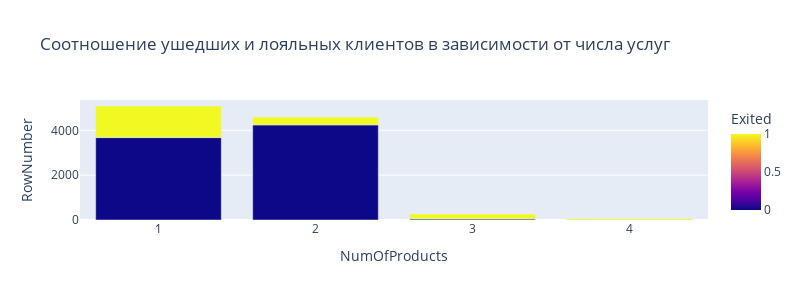

This figure's notebook cell:
### Markdown cell above
Чаще уходят женщины

### Code cell
churn_group = churn_data.groupby(['NumOfProducts', 'Exited'], as_index=False).count()
fig = px.bar(
    data_frame=churn_group,
    x='NumOfProducts',
    y='RowNumber',
    color='Exited',
    barmode='group',
    height=300,
    width=800,
    title='Соотношение ушедших и лояльных клиентов в зависимости от числа услуг'
)
fig.show()

### Figure 1 — Plotly figure (JSON) as saved in the notebook; plotly's stock layout.template omitted (floating-point values rounded to 4 significant figures)
{"data": [{"alignmentgroup": "True", "hovertemplate": "NumOfProducts=%{x}<br>RowNumber=%{y}<br>Exited=%{marker.color}<extra></extra>", "legendgroup": "", "marker": {"color": [0, 1, 0, 1, 0, 1, 1], "coloraxis": "coloraxis", "pattern": {"shape": ""}}, "name": "", "offsetgroup": "", "orientation": "v", "showlegend": false, "textposition": "auto", "type": "bar", "x": [1, 1, 2, 2, 3, 3, 4], "xaxis": "x", "y": [3675, 1409, 4242, 348, 46, 220, 60], "yaxis": "y"}], "layout": {"barmode": "group", "coloraxis": {"colorbar": {"title": {"text": "Exited"}}, "colorscale": [[0, "#0d0887"], [0.1111, "#46039f"], [0.2222, "#7201a8"], [0.3333, "#9c179e"], [0.4444, "#bd3786"], [0.5556, "#d8576b"], [0.6667, "#ed7953"], [0.7778, "#fb9f3a"], [0.8889, "#fdca26"], [1, "#f0f921"]]}, "height": 300, "legend": {"tracegroupgap": 0}, "title": {"text": "Соотношение ушедших и лояльных клиентов в зависимости от числа услуг"}, "width": 800, "xaxis": {"anchor": "y", "domain": [0, 1], "title": {"text": "NumOfProducts"}}, "yaxis": {"anchor": "x", "domain": [0, 1], "title": {"text": "RowNumber"}}}}
